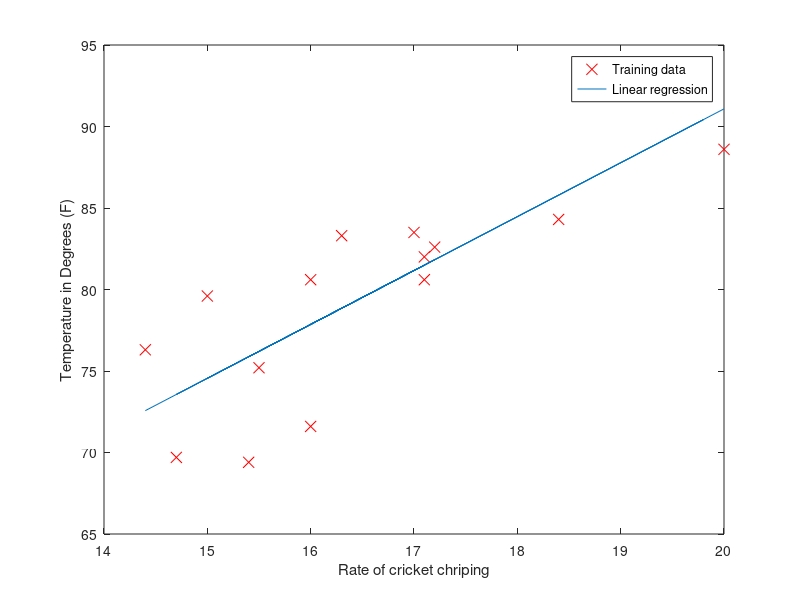

Reproduce this figure in MATLAB.
data =[ 88.6 20; 71.6 16; 93.3 19.8; 84.3 18.4; 80.6 17.1; 75.2 15.5; 69.7 14.7; 82 17.1; 69.4 15.4; 83.3 16.3; 79.6 15; 82.6 17.2;80.6 16;83.5 17; 76.3 14.4]

x = data(:,2);
y = data(:,1);

function plotData(x,y)
  plot(x,y,'rx','MarkerSize',8);
end;
grid on
plotData(x,y)
xlabel('Rate of cricket chriping')
ylabel('Temperature in Degrees (F)')
fprintf('Program Paused, press any key to continue')
%pause
% Count how many data points we have
m = length(x);
% Add a column of all ones (intercept term) to x
X = [ones(m, 1) x];
% Calculate theta
theta = (pinv(X'*X))*X'*y;
% Plot the fitted equation we got from the regression
hold on; % this keeps our previous plot of the training data visible

plot(X(:,2), X*theta, '-');
legend('Training data', 'Linear regression');
hold off % Don't put any more plots on this figure
